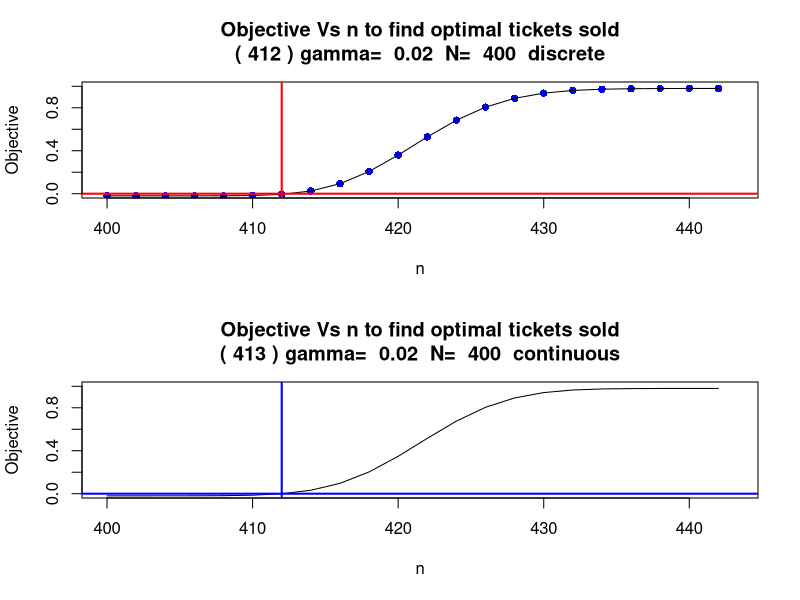

Source code (R):
## ---- chunk 1
knitr::opts_chunk$set(echo = TRUE)
## ---- chunk 2
ntickets <- function(N, gamma, p) {
  ### N = Number of seats on the plane
  ### gamma = Maximum probability that can be achieved of overbooking
  ### p = Probability that a passenger that bought a ticket shows up
  ### q = 1-p = Probability that a passenger that bought a ticket doesn't show up
  ### nd = Number of tickets to sell calculated using discrete binomial distribution
  ### nc = Number of tickets to sell calculated using normal approximation of the binomial
  ### X ~ bin(n, p)
  ### Start with binomial discrete
  ### Find the value of nd
  n <- N
  n1 <- N
  while(pbinom(N, n1, p) >= 1-gamma){
    n1 <- n1+1
  }
  nd <- n1-1

  ### Find the value of nc
  n2 <- N
  mu1 <- n2*p
  sigma1 <- sqrt(n2*p*(1-p))
  z <- (N+0.5-mu1)/sigma1
  while(pnorm(z) >= 1-gamma){
    mu1 <- n2*p
    sigma1 <- sqrt(n2*p*(1-p))
    z <- (N+0.5-mu1)/sigma1
    n2 <- n2+1
  }
  nc <- n2-1

  ### Find the Objective functions for both distributions
  min_val <- N
  max_val <- max(nd, nc)
  n_range <- seq(min_val, max_val + 30, by = 2)
  mu <- n_range*p
  sigma <- sqrt(n_range*p*(1-p))
  z2 <- (N + 0.5 - (n_range * p)) / sqrt(n_range * p * (1 - p))
  obj1 <- 1-gamma-pbinom(N, n_range, p)
  obj2 <- 1-gamma-pnorm(z2)
  par(mfrow = c(2, 1))

  ### Plot the first graph using the discrete binomial distribution
  title1 <- paste("Objective Vs n to find optimal tickets sold\n(",
    nd, ") gamma= ", gamma, " N= ", N, " discrete")
  plot1 <- plot(n_range, obj1, type = "p", col = "blue", pch = 16, main = title1,,
       xlab = "n", ylab = "Objective", xlim = c(N, max(nd, nc) + 30), ylim = c(0,1))

  ### Add lines in between the points
  lines(n_range, obj1, type = "l", col = "black", lwd = 1)

  ### Create the vertical and horizontal lines that pass through the y intercept
  abline(h = 0, col = "red", lwd = 2)
  abline(v = nd, col = "red", lwd = 2)

  ### Plot the second graph using the normal approximation
  title2 <- paste("Objective Vs n to find optimal tickets sold\n(",
                  nc, ") gamma= ", gamma, " N= ", N, " continuous")
  plot2 <- plot(n_range, obj2, type = "l", main = title2, xlab = "n", ylab = "Objective",
                xlim = c(N, max(nd, nc) + 30), ylim = c(0,1))
  ### Create the vertical and horizontal lines that pass through the y intercept
  abline(h = 0, col = "blue", lwd = 2)
  abline(v = nd, col = "blue", lwd = 2)

  ### Return the list after creating both plots
  rlist <- list(nd = nd, nc = nc, N = N, gamma = gamma)
  return(rlist)
}

ntickets(N=400,gamma = 0.02, p = 0.95)
